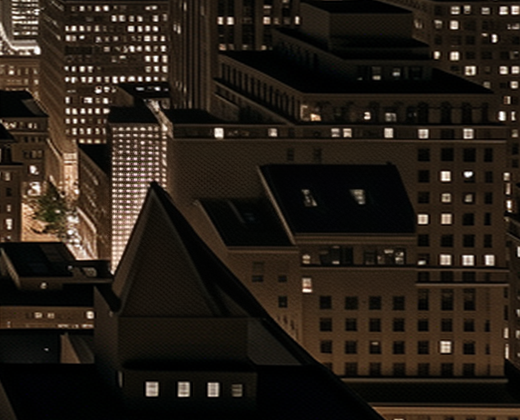
#> input picture test/case20-crop-view.png, 520 x 420 px
$ python make_case.py case20-crop-view.png out.png 100
#> lines starting #> are read from the running program, lines starting #| are printed output that depends on the picture; after the words box and inside, x2 and y2 are one past the last pixel; in counts of white or black regions, pixels touching at a corner belong together
"""Builds a test case for affinity_runner.py from the example image.

The centre of the picture is marked for replacement (alpha 0); the rest keeps
(alpha maximum), matching the convention the filter uses.
"""

import sys

import numpy as np
from PIL import Image, ImageDraw

src = sys.argv[1] if len(sys.argv) > 1 else "test/Original_No_Mask.png"
out = sys.argv[2] if len(sys.argv) > 2 else "test/case.rgba16"
size = int(sys.argv[3]) if len(sys.argv) > 3 else 512

image = Image.open(src).convert("RGB").resize((size, size), Image.LANCZOS)
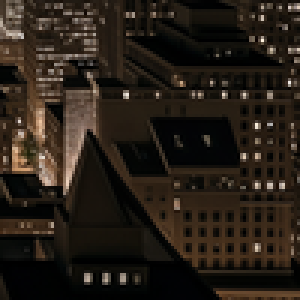
#> image: PIL image 100x100 RGB (shown 3 times larger); mean R, G, B 39.5, 31.4, 23.2

mask = Image.new("L", (size, size), 255)
#> mask: PIL image 100x100 L; every value is 255
draw = ImageDraw.Draw(mask)
draw.rectangle([size // 4, size // 4, size * 3 // 4, size * 3 // 4], fill=0)
mask.save(out.replace(".rgba16", "-mask.png"))
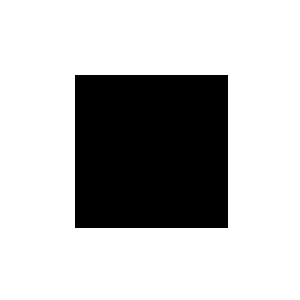
#> saved as out.png: PIL image 100x100 L (shown 3 times larger); 74% white; 1 black region, box (x1, y1, x2, y2) and area: (25, 25, 76, 76) 2601

rgb16 = ((np.asarray(image, dtype=np.uint32) * 32767) // 255).astype(np.uint16)
alpha16 = ((np.asarray(mask, dtype=np.uint32) * 32767) // 255).astype(np.uint16)

layer = np.dstack([rgb16, alpha16])
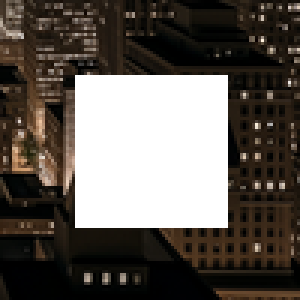
#> layer: shape (100, 100, 4) uint16 (shown 3 times larger); mean R, G, B, A 5075.8, 4029.1, 2977.7, 24244.3; transparent parts drawn white
layer.tofile(out)
print(f"written {out}: {size}x{size}, {layer.nbytes} bytes")
#| written out.png: 100x100, 80000 bytes
